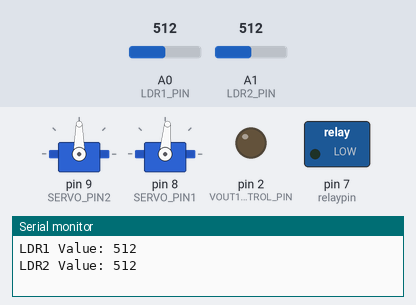
A sketch run on a simulated Arduino Uno, built with avr-gcc and run on an emulated ATmega328P. Shown: 2 × servo, switched loads named in the sketch (green lamp = pin HIGH), output pins drawn as LEDs (lit = HIGH), the last lines printed to the serial monitor. The inputs (shaded band) are chosen by the test bench; at power-on: A1 (LDR2_PIN) = 512, A0 (LDR1_PIN) = 512.

Above: at 3.2 s.
3.3 s: A1 (LDR2_PIN) set to 229
6.0 s: A1 (LDR2_PIN) set to 208
At 6.46 s:
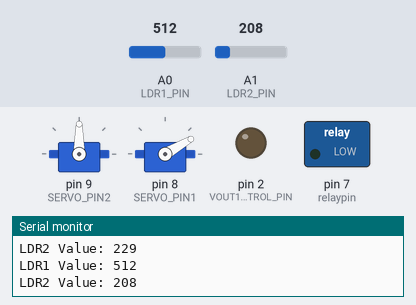
At 7.1 s:
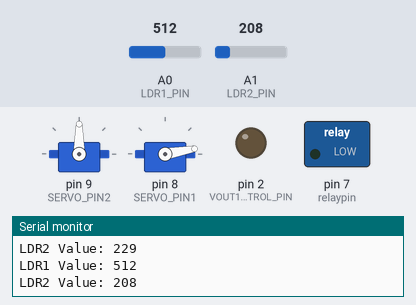
8.7 s: A0 (LDR1_PIN) set to 21
11.4 s: A0 (LDR1_PIN) set to 17
14.1 s: A1 (LDR2_PIN) set to 230
At 16.2 s:
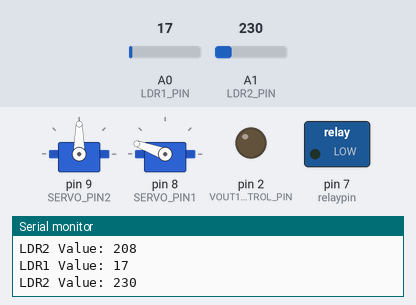
17.3 s: A1 (LDR2_PIN) set to 29
20.0 s: A1 (LDR2_PIN) set to 24
At 21.6 s:
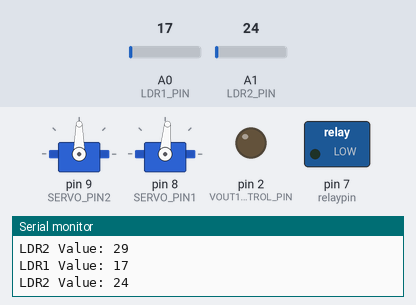
Timing chart, 0 to 23.1 s (numbered marks = the images above; inputs shaded):
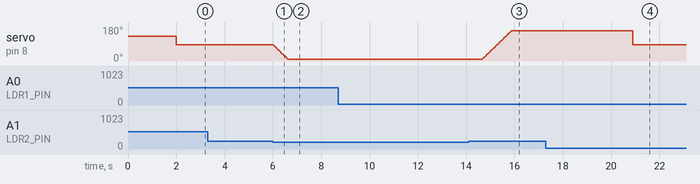

Measured:
- the behaviour switches between 220 and 219 on A1 (LDR2_PIN) (found by bisection; images 0 and 1)
- the behaviour switches between 27 and 26 on A1 (LDR2_PIN) (found by bisection; images 3 and 4)
- after the input at 6.0 s, servo on pin 8 (SERVO_PIN1): moves from 85° to 10° over 0.61 s, starting at once
- after the input at 14.1 s, servo on pin 8 (SERVO_PIN1): moves from 10° to 160° over 1.2 s, starting after 0.56 s
- after the input at 20.0 s, servo on pin 8 (SERVO_PIN1): 160° → 85° after 0.89 s

The sketch:

main_code.ino
```cpp
#include <Servo.h>
int pos = 0;
// Define LDR pins
const int LDR1_PIN = A0;
const int LDR2_PIN = A1;

#define VOUT1_CONTROL_PIN 2   // Pin 1 (Vout 1 control) connected to digital pin 2
#define VOUT2_PIN A2       // Pin 2 (Vout 2) connected to analog pin A0

int relaypin =7;

// Define servo pin
const int SERVO_PIN1 = 8;
int SERVO_PIN2=9;

// Define servo limits
const int SERVO_LIMIT_HIGH = 160;
const int SERVO_LIMIT_LOW = 10;
const int SERVO_STEP = 1; // Step size for servo movement

// Define deadband to prevent vibration
const int DEADBAND = 10; // Reduced deadband for increased sensitivity

Servo servo1;
Servo servo2;

void setup() {
  // Initialize serial communication
  Serial.begin(9600);
servo2.attach(SERVO_PIN2);
pinMode(relaypin,OUTPUT);
  // Attach servo to pin
  servo1.attach(SERVO_PIN1);
   pinMode(VOUT1_CONTROL_PIN, OUTPUT); // Set Vout 1 control pin as output
   servo1.write(130);
   delay(2000);
}
void track() {
  // Read analog values from LDRs
  int ldr1Value = analogRead(LDR1_PIN);
  int ldr2Value = analogRead(LDR2_PIN);

  // Debugging - print values to serial monitor
  Serial.print("LDR1 Value: ");
  Serial.println(ldr1Value);
  Serial.print("LDR2 Value: ");
  Serial.println(ldr2Value);

  // Check if light is overhead and LDR values are close
  if (abs(ldr1Value - ldr2Value) < DEADBAND) { // Adjust the deadband as needed
    // Light is overhead, align solar panel horizontally
    int middleAngle = (SERVO_LIMIT_HIGH + SERVO_LIMIT_LOW) / 2;
    servo1.write(middleAngle);
    delay(1000); // Delay for stability
  }
  // Move servo gradually if light conditions are detected
  else if (ldr1Value < 18 && ldr2Value > 220) {
    // LDR1 exposed to light, LDR2 in shadow
    for (int angle = servo1.read(); angle <= SERVO_LIMIT_HIGH; angle += SERVO_STEP) {
      servo1.write(angle);
      delay(8); // Adjust delay as needed for smooth movement
    }
  }
  // Check if LDR2 is exposed to light while LDR1 is in shadow
  else if (ldr2Value < 220 && ldr1Value > 18) {
    // LDR2 exposed to light, LDR1 in shadow
    for (int angle = servo1.read(); angle >= SERVO_LIMIT_LOW; angle -= SERVO_STEP) {
      servo1.write(angle);
      delay(8); // Adjust delay as needed for smooth movement
    }
  }
  // No significant light intensity difference detected
  // Do nothing or add specific behavior here if needed

  // Delay for stability and to prevent flooding
  delay(1000);
}

void clean () {
   digitalWrite(VOUT1_CONTROL_PIN, HIGH);

  // Read analog value from Vout 2 pin
  int sensorValue = analogRead(VOUT2_PIN);

  // Print sensor value to serial monitor
  Serial.print("Sensor Value: ");
  Serial.println(sensorValue);

  // Turn off Vout 1 control pin
  digitalWrite(VOUT1_CONTROL_PIN, LOW);

  delay(1000); // Delay for stability


  if (sensorValue <400) {
    digitalWrite (relaypin,HIGH);
    delay (2000);

      for (pos = 0; pos <= 180; pos += 1) { // goes from 0 degrees to 180 degrees
    // in steps of 1 degree
   servo2.write(pos);              // tell servo to go to position in variable 'pos'
    delay(15);
      digitalWrite(VOUT1_CONTROL_PIN, LOW);// waits 15ms for the servo to reach the position
  }
  for (pos = 180; pos >= 0; pos -= 1) { // goes from 180 degrees to 0 degrees
    servo2.write(pos);              // tell servo to go to position in variable 'pos'
    delay(15);                       // waits 15ms for the servo to reach the position
  }

  }
    else {
    digitalWrite(relaypin,LOW);
 servo2.write(0);
}
}


void loop() {
track ();

//clean();
}
```
